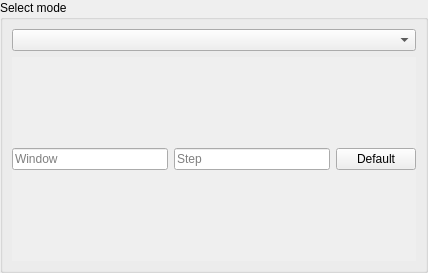
<?xml version="1.0" encoding="UTF-8"?>
<ui version="4.0">
 <class>QmitkRadiomicsStatisticCaPTkHeaderViewControls</class>
 <widget class="QWidget" name="QmitkRadiomicsStatisticCaPTkHeaderViewControls">
  <property name="geometry">
   <rect>
    <x>0</x>
    <y>0</y>
    <width>428</width>
    <height>273</height>
   </rect>
  </property>
  <property name="sizePolicy">
   <sizepolicy hsizetype="Preferred" vsizetype="Preferred">
    <horstretch>0</horstretch>
    <verstretch>0</verstretch>
   </sizepolicy>
  </property>
  <property name="windowTitle">
   <string>Form</string>
  </property>
  <layout class="QGridLayout" name="gridLayout_4">
   <property name="leftMargin">
    <number>0</number>
   </property>
   <property name="topMargin">
    <number>0</number>
   </property>
   <property name="rightMargin">
    <number>0</number>
   </property>
   <property name="bottomMargin">
    <number>0</number>
   </property>
   <item row="0" column="0">
    <layout class="QVBoxLayout" name="m_ModeGroup">
     <item>
      <widget class="QGroupBox" name="groupBox">
       <property name="sizePolicy">
        <sizepolicy hsizetype="Preferred" vsizetype="Preferred">
         <horstretch>0</horstretch>
         <verstretch>0</verstretch>
        </sizepolicy>
       </property>
       <property name="title">
        <string>Select mode</string>
       </property>
       <layout class="QVBoxLayout" name="verticalLayout">
        <item>
         <widget class="QComboBox" name="comboBox_mode"/>
        </item>
        <item>
         <widget class="QWidget" name="widget_latticeparamscontainer" native="true">
          <property name="autoFillBackground">
           <bool>true</bool>
          </property>
          <layout class="QHBoxLayout" name="horizontalLayout">
           <property name="leftMargin">
            <number>0</number>
           </property>
           <property name="topMargin">
            <number>0</number>
           </property>
           <property name="rightMargin">
            <number>0</number>
           </property>
           <property name="bottomMargin">
            <number>0</number>
           </property>
           <item>
            <widget class="QLineEdit" name="lineEdit_window">
             <property name="text">
              <string/>
             </property>
             <property name="placeholderText">
              <string>Window</string>
             </property>
            </widget>
           </item>
           <item>
            <widget class="QLineEdit" name="lineEdit_step">
             <property name="text">
              <string/>
             </property>
             <property name="placeholderText">
              <string>Step</string>
             </property>
            </widget>
           </item>
           <item>
            <widget class="QPushButton" name="pushButton_default">
             <property name="text">
              <string>Default</string>
             </property>
            </widget>
           </item>
          </layout>
         </widget>
        </item>
       </layout>
      </widget>
     </item>
    </layout>
   </item>
  </layout>
 </widget>
 <resources/>
 <connections/>
</ui>
